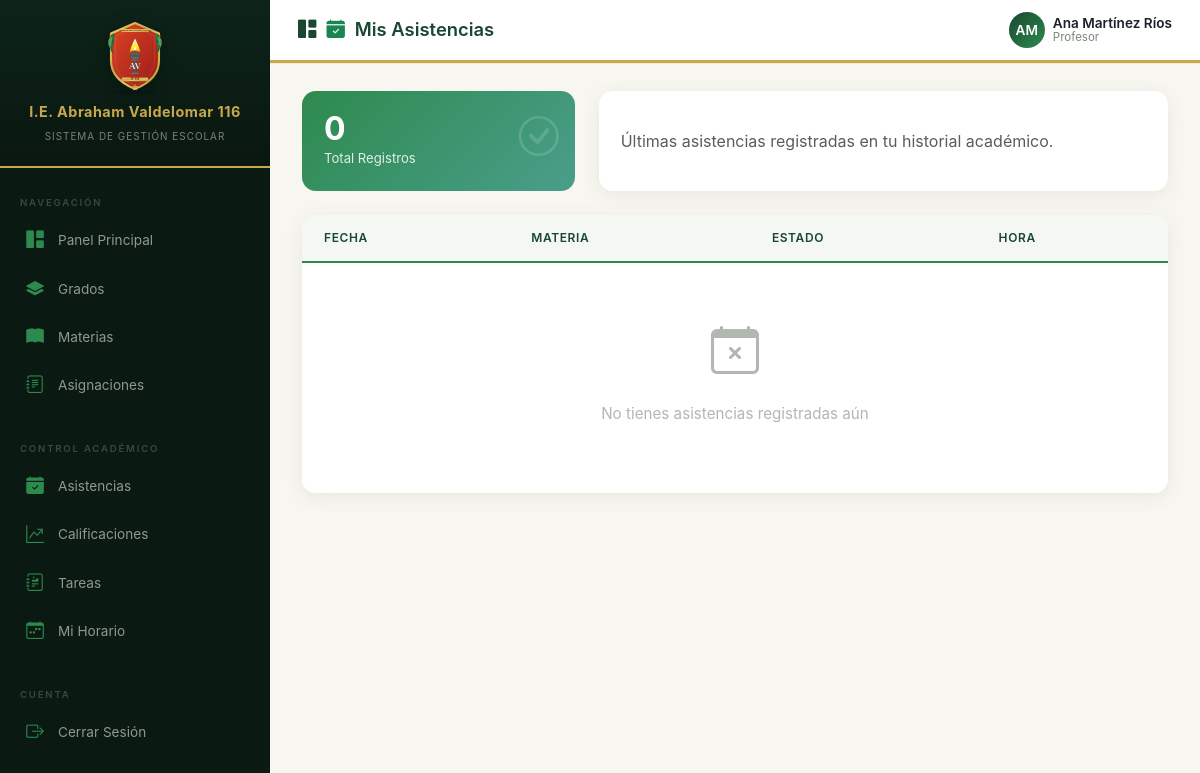
/asistencias/mis-asistencias/ (signed in), run on the app's committed database.
### usuarios/models.py (models this page shows, shortened)
class Usuario(AbstractUser):
    TIPO_USUARIO = [
        ('admin', 'Administrador'),
        ('director', 'Director'),
        ('profesor', 'Profesor'),
        ('alumno', 'Alumno'),
        ('padre', 'Padre de Familia'),
    ]
    rol = models.CharField(max_length=20, choices=TIPO_USUARIO, default='alumno')
    dni = models.CharField(max_length=8, unique=True, blank=True, null=True, verbose_name='DNI')
    telefono = models.CharField(max_length=15, blank=True, null=True)
    direccion = models.TextField(blank=True, null=True)
    foto = models.ImageField(upload_to='fotos/', blank=True, null=True)
    especialidad = models.CharField(max_length=200, blank=True, null=True, verbose_name='Especialidad')
    titulo_profesional = models.CharField(max_length=200, blank=True, null=True, verbose_name='Título Profesional')
    fecha_nacimiento = models.DateField(blank=True, null=True, verbose_name='Fecha de Nacimiento')
    class Meta:
        verbose_name = 'Usuario'
        verbose_name_plural = 'Usuarios'

### asistencias/views.py (the view)
# urls.py: path('mis-asistencias/', views.mis_asistencias, name='mis_asistencias'),
@login_required
def mis_asistencias(request):
    asistencias = Asistencia.objects.filter(usuario=request.user).select_related('materia').order_by('-fecha')
    return render(request, 'asistencias/mis_asistencias.html', {'asistencias': asistencias})

### templates/asistencias/mis_asistencias.html (shortened to what this page needs)
{% extends 'base.html' %}
{% block page_title %}<i class="bi bi-calendar-check-fill text-success"></i> Mis Asistencias{% endblock %}
{% block content %}
{% with section='home' %}
<div class="row mb-4 fade-in">
    <div class="col-md-4">
        <div class="stat-card bg-gradient-success position-relative">
            <i class="bi bi-check-circle stat-icon"></i>
            <div class="stat-number">{{ asistencias|length }}</div>
            <div class="stat-label">Total Registros</div>
        </div>
    </div>
    <div class="col-md-8">
        <div class="card h-100">
            <div class="card-body d-flex align-items-center">
                <p class="mb-0 text-muted">Últimas asistencias registradas en tu historial académico.</p>
            </div>
        </div>
    </div>
</div>
<div class="table-container fade-in">
    <table class="table">
        <thead>
            <tr><th>Fecha</th><th>Materia</th><th>Estado</th><th>Hora</th></tr>
        </thead>
        <tbody>
            {% for a in asistencias %}
            <tr>
                <td>{{ a.fecha|date:"d/m/Y" }}</td>
                <td>{{ a.materia.nombre|default:"<span class='text-muted'>General</span>" }}</td>
                <td>
                    <span class="badge-custom badge
                        {% if a.estado == 'presente' %}bg-success
                        {% elif a.estado == 'tarde' %}bg-warning text-dark
                        {% elif a.estado == 'justificada' %}bg-info text-dark
                        {% else %}bg-danger{% endif %}">
                        {{ a.get_estado_display }}
                    </span>
                </td>
                <td class="text-muted">{{ a.hora_entrada|time:"H:i"|default:"—" }}</td>
            </tr>
            {% empty %}
            <tr>
                <td colspan="4">
                    <div class="empty-state">
                        <i class="bi bi-calendar-x"></i>
                        <p>No tienes asistencias registradas aún</p>
                    </div>
                </td>
            </tr>
            {% endfor %}
        </tbody>
    </table>
</div>
{% endwith %}
{% endblock %}

### templates/base.html (shortened to what this page needs)
<!DOCTYPE html>
<html lang="es">
<head>
    <link href="https://cdn.jsdelivr.net/npm/bootstrap@5.3.3/dist/css/bootstrap.min.css" rel="stylesheet">
    <link rel="stylesheet" href="https://cdn.jsdelivr.net/npm/bootstrap-icons@1.11.3/font/bootstrap-icons.min.css">
    <link rel="stylesheet" href="/static/css/styles.css">
</head>
<body>
{% if user.is_authenticated %}
<div class="wrapper">
    <nav class="sidebar" id="sidebar">
        <div class="sidebar-header">
            <img src="/static/img/escudo.svg" alt="Escudo" class="escudo-img">
            <h3>I.E. Abraham Valdelomar 116</h3>
            <small>Sistema de Gestión Escolar</small>
        </div>
        <div class="sidebar-menu">
            {% if user.rol == 'alumno' %}
            <ul class="nav flex-column">
                <li class="nav-item active">
                    <a class="nav-link" href="{% url 'home' %}">
                        <i class="bi bi-house-fill"></i> Inicio
                    </a>
                </li>
            </ul>
            <div class="menu-label">Académico</div>
            <ul class="nav flex-column">
                <li class="nav-item">
                    <a class="nav-link" href="{% url 'mis_cursos' %}">
                        <i class="bi bi-briefcase-fill"></i> Mis Cursos
                    </a>
                </li>
                <li class="nav-item">
                    <a class="nav-link" href="{% url 'plan_estudios' %}">
                        <i class="bi bi-journal-bookmark-fill"></i> Plan de Estudios
                    </a>
                </li>
                <li class="nav-item">
                    <a class="nav-link" href="{% url 'mis_horarios' %}">
                        <i class="bi bi-clock-fill"></i> Mi Horario
                    </a>
                </li>
                <li class="nav-item">
                    <a class="nav-link" href="{% url 'lista_calificaciones' %}">
                        <i class="bi bi-star-fill"></i> Mis Notas
                    </a>
                </li>
                <li class="nav-item">
                    <a class="nav-link" href="{% url 'mis_asistencias' %}">
                        <i class="bi bi-clipboard2-check-fill"></i> Mi Asistencia
                    </a>
                </li>
                <li class="nav-item">
                    <a class="nav-link" href="{% url 'lista_tareas' %}">
                        <i class="bi bi-journal-text"></i> Tareas
                    </a>
                </li>
                <li class="nav-item">
                    <a class="nav-link" href="{% url 'lista_materias' %}">
                        <i class="bi bi-box-seam-fill"></i> Materiales
                    </a>
                </li>
            </ul>
            <div class="menu-label">Formación</div>
            <ul class="nav flex-column">
                <li class="nav-item">
                    <a class="nav-link disabled" href="#" tabindex="-1" aria-disabled="true" style="opacity:0.45;">
                        <i class="bi bi-heart-fill"></i> Conducta
                    </a>
                </li>
                <li class="nav-item">
                    <a class="nav-link disabled" href="#" tabindex="-1" aria-disabled="true" style="opacity:0.45;">
                        <i class="bi bi-award-fill"></i> Logros
                    </a>
                </li>
            </ul>
            <div class="menu-label">Comunicación</div>
            <ul class="nav flex-column">
                <li class="nav-item">
                    <a class="nav-link disabled" href="#" tabindex="-1" aria-disabled="true" style="opacity:0.45;">
                        <i class="bi bi-megaphone-fill"></i> Comunicados
                    </a>
                </li>
                <li class="nav-item">
                    <a class="nav-link disabled" href="#" tabindex="-1" aria-disabled="true" style="opacity:0.45;">
                        <i class="bi bi-chat-dots-fill"></i> Mensajes
                    </a>
                </li>
            </ul>
            <div class="menu-label">Cuenta</div>
            <ul class="nav flex-column">
                <li class="nav-item">
                    <a class="nav-link" href="{% url 'perfil' %}">
                        <i class="bi bi-person-fill"></i> Mi Perfil
                    </a>
                </li>
                <li class="nav-item">
                    <a class="nav-link disabled" href="#" tabindex="-1" aria-disabled="true" style="opacity:0.45;">
                        <i class="bi bi-gear-fill"></i> Configuración
                    </a>
                </li>
            </ul>
            <div class="sidebar-logout mt-auto">
                <form method="post" action="{% url 'logout' %}" class="d-inline w-100">
                    {% csrf_token %}
                    <button type="submit" class="sidebar-logout-btn">
                        <i class="bi bi-box-arrow-right"></i> Cerrar Sesión
                    </button>
                </form>
            </div>
            {% else %}
            <div class="menu-label">Navegación</div>
            <ul class="nav flex-column">
                <li class="nav-item">
                    <a class="nav-link" href="{% url 'home' %}">
                        <i class="bi bi-grid-1x2-fill"></i> Panel Principal
                    </a>
                </li>
                {% if user.rol == 'admin' or user.rol == 'director' or user.rol == 'profesor' %}
                <li class="nav-item">
                    <a class="nav-link" href="{% url 'lista_grados' %}">
                        <i class="bi bi-layers-fill"></i> Grados
                    </a>
                </li>
                {% endif %}
                <li class="nav-item">
                    <a class="nav-link" href="{% url 'lista_materias' %}">
                        <i class="bi bi-book-fill"></i> Materias
                    </a>
                </li>
                <li class="nav-item">
                    <a class="nav-link" href="{% url 'lista_asignaciones' %}">
                        <i class="bi bi-journal-text"></i> Asignaciones
                    </a>
                </li>
            </ul>
            <div class="menu-label mt-3">Control Académico</div>
            <ul class="nav flex-column">
                {% if user.rol == 'profesor' or user.rol == 'admin' or user.rol == 'director' %}
                <li class="nav-item">
                    <a class="nav-link" href="{% url 'lista_asistencias' %}">
                        <i class="bi bi-calendar-check-fill"></i> Asistencias
                    </a>
                </li>
                <li class="nav-item">
                    <a class="nav-link" href="{% url 'lista_calificaciones' %}">
                        <i class="bi bi-graph-up-arrow"></i> Calificaciones
                    </a>
                </li>
                {% endif %}
                <li class="nav-item">
                    <a class="nav-link" href="{% url 'lista_tareas' %}">
                        <i class="bi bi-journal-richtext"></i> Tareas
                    </a>
                </li>
                {% if user.rol == 'profesor' %}
                <li class="nav-item">
                    <a class="nav-link" href="{% url 'mis_horarios' %}">
                        <i class="bi bi-calendar-week"></i> Mi Horario
                    </a>
                </li>
                {% endif %}
            </ul>
            <div class="menu-label mt-3">Cuenta</div>
            <ul class="nav flex-column">
                <li class="nav-item">
                    <form method="post" action="{% url 'logout' %}" class="d-inline w-100">
                        <button type="submit" class="nav-link w-100 text-start" style="background:none;border:none;">
                            <i class="bi bi-box-arrow-right"></i> Cerrar Sesión
                        </button>
                    </form>
                </li>
            </ul>
            {% endif %}
        </div>
    </nav>
    <div class="content">
        <nav class="top-navbar">
            <div class="d-flex align-items-center gap-3">
                <div class="page-title">
                    <i class="bi bi-{{ icon|default:'grid-1x2-fill' }}"></i>
                    {% block page_title %}Panel Principal{% endblock %}
                </div>
            </div>
            <div class="user-dropdown dropdown">
                <div class="d-flex align-items-center gap-2" data-bs-toggle="dropdown">
                    <div class="user-avatar">
                        {{ user.first_name|first|upper }}{{ user.last_name|first|upper }}
                    </div>
                    <div class="user-info d-none d-md-block">
                        <div class="user-name">{{ user.get_full_name|default:user.username }}</div>
                        <div class="user-role">{{ user.get_rol_display }}</div>
                    </div>
                </div>
            </div>
        </nav>
        <main class="main-content">
            {% block content %}{% endblock %}
        </main>
    </div>
</div>
{% else %}
    {% block auth_content %}{% endblock %}
{% endif %}
</body>
</html>

### data on the page
Usuario: first_name|first "A", last_name|first "M", get_full_name "Ana Martínez Ríos", rol "Profesor"

### other printed values
{{ asistencias|length }} "0"
